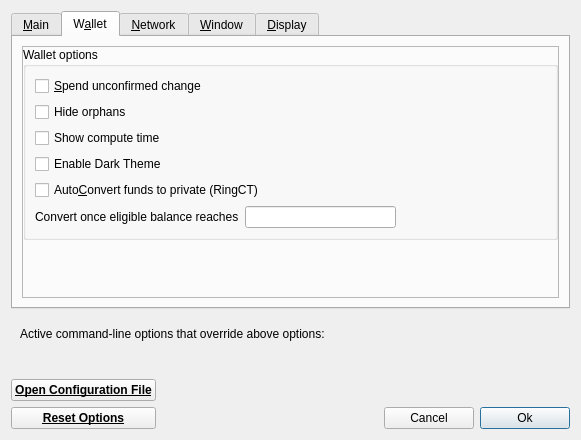
<?xml version="1.0" encoding="UTF-8"?>
<ui version="4.0">
 <class>OptionsDialog</class>
 <widget class="QDialog" name="OptionsDialog">
  <property name="geometry">
   <rect>
    <x>0</x>
    <y>0</y>
    <width>581</width>
    <height>440</height>
   </rect>
  </property>
  <property name="minimumSize">
   <size>
    <width>0</width>
    <height>0</height>
   </size>
  </property>
  <property name="windowTitle">
   <string>Options</string>
  </property>
  <property name="modal">
   <bool>true</bool>
  </property>
  <layout class="QVBoxLayout" name="verticalLayout">
   <item>
    <widget class="QTabWidget" name="tabWidget">
     <property name="currentIndex">
      <number>1</number>
     </property>
     <widget class="QWidget" name="tabMain">
      <attribute name="title">
       <string>&amp;Main</string>
      </attribute>
      <layout class="QVBoxLayout" name="verticalLayout_Main">
       <item>
        <widget class="QFrame" name="frame_2">
         <property name="minimumSize">
          <size>
           <width>0</width>
           <height>0</height>
          </size>
         </property>
         <property name="frameShape">
          <enum>QFrame::StyledPanel</enum>
         </property>
         <property name="frameShadow">
          <enum>QFrame::Raised</enum>
         </property>
         <layout class="QVBoxLayout" name="verticalLayout_3">
          <property name="leftMargin">
           <number>0</number>
          </property>
          <property name="topMargin">
           <number>0</number>
          </property>
          <property name="rightMargin">
           <number>0</number>
          </property>
          <property name="bottomMargin">
           <number>0</number>
          </property>
          <item>
           <widget class="QCheckBox" name="bitcoinAtStartup">
            <property name="toolTip">
             <string>Automatically start %1 after logging in to the system.</string>
            </property>
            <property name="text">
             <string>&amp;Start %1 on system login</string>
            </property>
           </widget>
          </item>
          <item>
           <spacer name="horizontalSpacer_0_Main">
            <property name="orientation">
             <enum>Qt::Horizontal</enum>
            </property>
            <property name="sizeHint" stdset="0">
             <size>
              <width>40</width>
              <height>5</height>
             </size>
            </property>
           </spacer>
          </item>
          <item>
           <layout class="QHBoxLayout" name="horizontalLayout_Main_Prune">
            <item>
             <widget class="QCheckBox" name="prune">
              <property name="toolTip">
               <string>Disables some advanced features but all blocks will still be fully validated. Reverting this setting requires re-downloading the entire blockchain. Actual disk usage may be somewhat higher.</string>
              </property>
              <property name="text">
               <string>Prune &amp;block storage to</string>
              </property>
             </widget>
            </item>
            <item alignment="Qt::AlignHCenter">
             <widget class="QSpinBox" name="pruneSize">
              <property name="alignment">
               <set>Qt::AlignCenter</set>
              </property>
             </widget>
            </item>
            <item>
             <widget class="QLabel" name="pruneSizeUnitLabel">
              <property name="text">
               <string>GB</string>
              </property>
              <property name="textFormat">
               <enum>Qt::PlainText</enum>
              </property>
             </widget>
            </item>
            <item>
             <spacer name="horizontalSpacer_Main_Prune">
              <property name="orientation">
               <enum>Qt::Horizontal</enum>
              </property>
              <property name="sizeHint" stdset="0">
               <size>
                <width>40</width>
                <height>20</height>
               </size>
              </property>
             </spacer>
            </item>
           </layout>
          </item>
          <item>
           <widget class="QLabel" name="pruneWarning">
            <property name="text">
             <string>Reverting this setting requires re-downloading the entire blockchain.</string>
            </property>
            <property name="textFormat">
             <enum>Qt::PlainText</enum>
            </property>
           </widget>
          </item>
          <item>
           <layout class="QHBoxLayout" name="horizontalLayout_2_Main">
            <item>
             <widget class="QLabel" name="databaseCacheLabel">
              <property name="text">
               <string>Size of &amp;database cache</string>
              </property>
              <property name="textFormat">
               <enum>Qt::PlainText</enum>
              </property>
              <property name="buddy">
               <cstring>databaseCache</cstring>
              </property>
             </widget>
            </item>
            <item alignment="Qt::AlignHCenter">
             <widget class="QSpinBox" name="databaseCache">
              <property name="alignment">
               <set>Qt::AlignCenter</set>
              </property>
             </widget>
            </item>
            <item>
             <widget class="QLabel" name="databaseCacheUnitLabel">
              <property name="text">
               <string>MB</string>
              </property>
              <property name="textFormat">
               <enum>Qt::PlainText</enum>
              </property>
             </widget>
            </item>
            <item>
             <spacer name="horizontalSpacer_2_Main">
              <property name="orientation">
               <enum>Qt::Horizontal</enum>
              </property>
              <property name="sizeHint" stdset="0">
               <size>
                <width>40</width>
                <height>20</height>
               </size>
              </property>
             </spacer>
            </item>
           </layout>
          </item>
          <item>
           <layout class="QHBoxLayout" name="horizontalLayout_Main_VerifyLabel">
            <item>
             <widget class="QLabel" name="threadsScriptVerifLabel">
              <property name="text">
               <string>Number of script &amp;verification threads</string>
              </property>
              <property name="textFormat">
               <enum>Qt::PlainText</enum>
              </property>
              <property name="buddy">
               <cstring>threadsScriptVerif</cstring>
              </property>
             </widget>
            </item>
            <item alignment="Qt::AlignHCenter">
             <widget class="QSpinBox" name="threadsScriptVerif">
              <property name="toolTip">
               <string>(0 = auto, &lt;0 = leave that many cores free)</string>
              </property>
              <property name="alignment">
               <set>Qt::AlignCenter</set>
              </property>
             </widget>
            </item>
            <item>
             <spacer name="horizontalSpacer_Main_Threads">
              <property name="orientation">
               <enum>Qt::Horizontal</enum>
              </property>
              <property name="sizeHint" stdset="0">
               <size>
                <width>40</width>
                <height>20</height>
               </size>
              </property>
             </spacer>
            </item>
           </layout>
          </item>
         </layout>
        </widget>
       </item>
      </layout>
     </widget>
     <widget class="QWidget" name="tabWallet">
      <attribute name="title">
       <string>W&amp;allet</string>
      </attribute>
      <layout class="QVBoxLayout" name="verticalLayout_Wallet">
       <item>
        <widget class="QFrame" name="frame_3">
         <property name="minimumSize">
          <size>
           <width>0</width>
           <height>100</height>
          </size>
         </property>
         <property name="frameShape">
          <enum>QFrame::StyledPanel</enum>
         </property>
         <property name="frameShadow">
          <enum>QFrame::Raised</enum>
         </property>
         <layout class="QVBoxLayout" name="verticalLayout_5">
          <property name="leftMargin">
           <number>0</number>
          </property>
          <property name="topMargin">
           <number>0</number>
          </property>
          <property name="rightMargin">
           <number>0</number>
          </property>
          <property name="bottomMargin">
           <number>0</number>
          </property>
          <item>
           <widget class="QGroupBox" name="groupBox">
            <property name="title">
             <string>Wallet options</string>
            </property>
            <layout class="QVBoxLayout" name="verticalLayout_2">
             <item>
              <widget class="QCheckBox" name="spendZeroConfChange">
               <property name="toolTip">
                <string>If you disable the spending of unconfirmed change, the change from a transaction cannot be used until that transaction has at least one confirmation. This also affects how your balance is computed.</string>
               </property>
               <property name="text">
                <string>&amp;Spend unconfirmed change</string>
               </property>
              </widget>
             </item>
             <item>
              <widget class="QCheckBox" name="hideOrphans">
               <property name="text">
                <string>Hide orphans</string>
               </property>
              </widget>
             </item>
             <item>
              <widget class="QCheckBox" name="showComputeTime">
               <property name="text">
                <string>Show compute time</string>
               </property>
              </widget>
             </item>
             <item>
              <widget class="QCheckBox" name="applyDarkMode">
               <property name="text">
                <string>Enable Dark Theme</string>
               </property>
              </widget>
             </item>
             <item>
              <widget class="QCheckBox" name="autoConvertRingCT">
               <property name="toolTip">
                <string>Automatically convert confirmed basecoin and CT balances to private RingCT in the background. Each conversion is a normal transaction that pays the standard fee and needs the wallet unlocked. Takes effect after a restart.</string>
               </property>
               <property name="text">
                <string>Auto&amp;Convert funds to private (RingCT)</string>
               </property>
              </widget>
             </item>
             <item>
              <layout class="QHBoxLayout" name="horizontalLayout_AutoConvertThreshold">
               <item>
                <widget class="QLabel" name="autoConvertThresholdLabel">
                 <property name="toolTip">
                  <string>Wait until this much eligible balance has accumulated before creating an automatic conversion, so small amounts are not converted one at a time.</string>
                 </property>
                 <property name="text">
                  <string>Convert once eligible balance reaches</string>
                 </property>
                </widget>
               </item>
               <item>
                <widget class="BitcoinAmountField" name="autoConvertThreshold"/>
               </item>
               <item>
                <spacer name="horizontalSpacer_AutoConvertThreshold">
                 <property name="orientation">
                  <enum>Qt::Horizontal</enum>
                 </property>
                 <property name="sizeHint" stdset="0">
                  <size>
                   <width>40</width>
                   <height>20</height>
                  </size>
                 </property>
                </spacer>
               </item>
              </layout>
             </item>
            </layout>
           </widget>
          </item>
          <item>
           <spacer name="verticalSpacer_Wallet">
            <property name="orientation">
             <enum>Qt::Vertical</enum>
            </property>
            <property name="sizeHint" stdset="0">
             <size>
              <width>20</width>
              <height>125</height>
             </size>
            </property>
           </spacer>
          </item>
         </layout>
        </widget>
       </item>
      </layout>
     </widget>
     <widget class="QWidget" name="tabNetwork">
      <attribute name="title">
       <string>&amp;Network</string>
      </attribute>
      <layout class="QVBoxLayout" name="verticalLayout_Network">
       <item>
        <widget class="QFrame" name="frame_5">
         <property name="minimumSize">
          <size>
           <width>0</width>
           <height>0</height>
          </size>
         </property>
         <property name="frameShape">
          <enum>QFrame::StyledPanel</enum>
         </property>
         <property name="frameShadow">
          <enum>QFrame::Raised</enum>
         </property>
         <layout class="QVBoxLayout" name="verticalLayout_7">
          <property name="leftMargin">
           <number>0</number>
          </property>
          <property name="topMargin">
           <number>0</number>
          </property>
          <property name="rightMargin">
           <number>0</number>
          </property>
          <property name="bottomMargin">
           <number>0</number>
          </property>
          <item>
           <widget class="QFrame" name="frame_4">
            <property name="minimumSize">
             <size>
              <width>0</width>
              <height>0</height>
             </size>
            </property>
            <property name="frameShape">
             <enum>QFrame::StyledPanel</enum>
            </property>
            <property name="frameShadow">
             <enum>QFrame::Raised</enum>
            </property>
            <layout class="QVBoxLayout" name="verticalLayout_6">
             <property name="leftMargin">
              <number>0</number>
             </property>
             <property name="topMargin">
              <number>0</number>
             </property>
             <property name="rightMargin">
              <number>0</number>
             </property>
             <property name="bottomMargin">
              <number>0</number>
             </property>
             <item>
              <widget class="QCheckBox" name="mapPortUpnp">
               <property name="toolTip">
                <string>Automatically open the Veil client port on the router. This only works when your router supports UPnP and it is enabled.</string>
               </property>
               <property name="text">
                <string>Map port using &amp;UPnP</string>
               </property>
              </widget>
             </item>
             <item>
              <widget class="QCheckBox" name="allowIncoming">
               <property name="toolTip">
                <string>Accept connections from outside.</string>
               </property>
               <property name="text">
                <string>Allow incomin&amp;g connections</string>
               </property>
              </widget>
             </item>
             <item>
              <widget class="QCheckBox" name="connectSocks">
               <property name="toolTip">
                <string>Connect to the Veil network through a SOCKS5 proxy.</string>
               </property>
               <property name="text">
                <string>&amp;Connect through SOCKS5 proxy (default proxy):</string>
               </property>
              </widget>
             </item>
             <item>
              <layout class="QHBoxLayout" name="horizontalLayout_1_Network">
               <item>
                <widget class="QLabel" name="proxyIpLabel">
                 <property name="text">
                  <string>Proxy &amp;IP:</string>
                 </property>
                 <property name="textFormat">
                  <enum>Qt::PlainText</enum>
                 </property>
                 <property name="buddy">
                  <cstring>proxyIp</cstring>
                 </property>
                </widget>
               </item>
               <item>
                <widget class="QValidatedLineEdit" name="proxyIp">
                 <property name="minimumSize">
                  <size>
                   <width>140</width>
                   <height>0</height>
                  </size>
                 </property>
                 <property name="maximumSize">
                  <size>
                   <width>140</width>
                   <height>16777215</height>
                  </size>
                 </property>
                 <property name="toolTip">
                  <string>IP address of the proxy (e.g. IPv4: 127.0.0.1 / IPv6: ::1)</string>
                 </property>
                </widget>
               </item>
               <item>
                <widget class="QLabel" name="proxyPortLabel">
                 <property name="text">
                  <string>&amp;Port:</string>
                 </property>
                 <property name="textFormat">
                  <enum>Qt::PlainText</enum>
                 </property>
                 <property name="buddy">
                  <cstring>proxyPort</cstring>
                 </property>
                </widget>
               </item>
               <item>
                <widget class="QLineEdit" name="proxyPort">
                 <property name="minimumSize">
                  <size>
                   <width>55</width>
                   <height>0</height>
                  </size>
                 </property>
                 <property name="maximumSize">
                  <size>
                   <width>55</width>
                   <height>16777215</height>
                  </size>
                 </property>
                 <property name="toolTip">
                  <string>Port of the proxy (e.g. 9050)</string>
                 </property>
                </widget>
               </item>
               <item>
                <spacer name="horizontalSpacer_1_Network">
                 <property name="orientation">
                  <enum>Qt::Horizontal</enum>
                 </property>
                 <property name="sizeHint" stdset="0">
                  <size>
                   <width>40</width>
                   <height>20</height>
                  </size>
                 </property>
                </spacer>
               </item>
              </layout>
             </item>
             <item>
              <layout class="QHBoxLayout" name="horizontalLayout_2_Network">
               <item>
                <widget class="QLabel" name="proxyActiveNets">
                 <property name="text">
                  <string>Used for reaching peers via:</string>
                 </property>
                 <property name="textFormat">
                  <enum>Qt::PlainText</enum>
                 </property>
                </widget>
               </item>
               <item>
                <widget class="QCheckBox" name="proxyReachIPv4">
                 <property name="enabled">
                  <bool>false</bool>
                 </property>
                 <property name="toolTip">
                  <string>Shows if the supplied default SOCKS5 proxy is used to reach peers via this network type.</string>
                 </property>
                 <property name="text">
                  <string/>
                 </property>
                </widget>
               </item>
               <item>
                <widget class="QLabel" name="proxyReachIPv4Label">
                 <property name="text">
                  <string>IPv4</string>
                 </property>
                 <property name="textFormat">
                  <enum>Qt::PlainText</enum>
                 </property>
                </widget>
               </item>
               <item>
                <widget class="QCheckBox" name="proxyReachIPv6">
                 <property name="enabled">
                  <bool>false</bool>
                 </property>
                 <property name="toolTip">
                  <string>Shows if the supplied default SOCKS5 proxy is used to reach peers via this network type.</string>
                 </property>
                 <property name="text">
                  <string/>
                 </property>
                </widget>
               </item>
               <item>
                <widget class="QLabel" name="proxyReachIPv6Label">
                 <property name="text">
                  <string>IPv6</string>
                 </property>
                 <property name="textFormat">
                  <enum>Qt::PlainText</enum>
                 </property>
                </widget>
               </item>
               <item>
                <widget class="QCheckBox" name="proxyReachTor">
                 <property name="enabled">
                  <bool>false</bool>
                 </property>
                 <property name="toolTip">
                  <string>Shows if the supplied default SOCKS5 proxy is used to reach peers via this network type.</string>
                 </property>
                 <property name="text">
                  <string/>
                 </property>
                </widget>
               </item>
               <item>
                <widget class="QLabel" name="proxyReachTorLabel">
                 <property name="text">
                  <string>Tor</string>
                 </property>
                 <property name="textFormat">
                  <enum>Qt::PlainText</enum>
                 </property>
                </widget>
               </item>
               <item>
                <spacer name="horizontalSpacer_2_Network">
                 <property name="orientation">
                  <enum>Qt::Horizontal</enum>
                 </property>
                 <property name="sizeHint" stdset="0">
                  <size>
                   <width>40</width>
                   <height>20</height>
                  </size>
                 </property>
                </spacer>
               </item>
              </layout>
             </item>
             <item>
              <widget class="QCheckBox" name="connectSocksTor">
               <property name="toolTip">
                <string>Connect to the Veil network through a separate SOCKS5 proxy for Tor hidden services.</string>
               </property>
               <property name="text">
                <string>Use separate SOCKS&amp;5 proxy to reach peers via Tor hidden services:</string>
               </property>
              </widget>
             </item>
             <item>
              <layout class="QHBoxLayout" name="horizontalLayout_3_Network">
               <item>
                <widget class="QLabel" name="proxyIpTorLabel">
                 <property name="text">
                  <string>Proxy &amp;IP:</string>
                 </property>
                 <property name="textFormat">
                  <enum>Qt::PlainText</enum>
                 </property>
                 <property name="buddy">
                  <cstring>proxyIpTor</cstring>
                 </property>
                </widget>
               </item>
               <item>
                <widget class="QValidatedLineEdit" name="proxyIpTor">
                 <property name="minimumSize">
                  <size>
                   <width>140</width>
                   <height>0</height>
                  </size>
                 </property>
                 <property name="maximumSize">
                  <size>
                   <width>140</width>
                   <height>16777215</height>
                  </size>
                 </property>
                 <property name="toolTip">
                  <string>IP address of the proxy (e.g. IPv4: 127.0.0.1 / IPv6: ::1)</string>
                 </property>
                </widget>
               </item>
               <item>
                <widget class="QLabel" name="proxyPortTorLabel">
                 <property name="text">
                  <string>&amp;Port:</string>
                 </property>
                 <property name="textFormat">
                  <enum>Qt::PlainText</enum>
                 </property>
                 <property name="buddy">
                  <cstring>proxyPortTor</cstring>
                 </property>
                </widget>
               </item>
               <item>
                <widget class="QLineEdit" name="proxyPortTor">
                 <property name="minimumSize">
                  <size>
                   <width>55</width>
                   <height>0</height>
                  </size>
                 </property>
                 <property name="maximumSize">
                  <size>
                   <width>55</width>
                   <height>16777215</height>
                  </size>
                 </property>
                 <property name="toolTip">
                  <string>Port of the proxy (e.g. 9050)</string>
                 </property>
                </widget>
               </item>
               <item>
                <spacer name="horizontalSpacer_4_Network">
                 <property name="orientation">
                  <enum>Qt::Horizontal</enum>
                 </property>
                 <property name="sizeHint" stdset="0">
                  <size>
                   <width>40</width>
                   <height>20</height>
                  </size>
                 </property>
                </spacer>
               </item>
              </layout>
             </item>
             <item>
              <spacer name="verticalSpacer_Network">
               <property name="orientation">
                <enum>Qt::Vertical</enum>
               </property>
               <property name="sizeHint" stdset="0">
                <size>
                 <width>20</width>
                 <height>1</height>
                </size>
               </property>
              </spacer>
             </item>
            </layout>
           </widget>
          </item>
         </layout>
        </widget>
       </item>
      </layout>
     </widget>
     <widget class="QWidget" name="tabWindow">
      <attribute name="title">
       <string>&amp;Window</string>
      </attribute>
      <layout class="QVBoxLayout" name="verticalLayout_Window">
       <item>
        <widget class="QFrame" name="frame_6">
         <property name="minimumSize">
          <size>
           <width>0</width>
           <height>100</height>
          </size>
         </property>
         <property name="frameShape">
          <enum>QFrame::StyledPanel</enum>
         </property>
         <property name="frameShadow">
          <enum>QFrame::Raised</enum>
         </property>
         <layout class="QVBoxLayout" name="verticalLayout_77">
          <property name="leftMargin">
           <number>0</number>
          </property>
          <property name="topMargin">
           <number>0</number>
          </property>
          <property name="rightMargin">
           <number>0</number>
          </property>
          <property name="bottomMargin">
           <number>0</number>
          </property>
          <item>
            <widget class="QFrame" name="frame_9">
              <property name="minimumSize">
                <size>
                  <width>0</width>
                  <height>0</height>
                </size>
              </property>
              <property name="frameShape">
                <enum>QFrame::StyledPanel</enum>
              </property>
              <property name="frameShadow">
                <enum>QFrame::Raised</enum>
              </property>
              <layout class="QVBoxLayout" name="verticalLayout_10">
                <property name="leftMargin">
                  <number>0</number>
                </property>
                <property name="topMargin">
                  <number>0</number>
                </property>
                <property name="rightMargin">
                  <number>0</number>
                </property>
                <property name="bottomMargin">
                  <number>0</number>
                </property>
                <item>
                 <widget class="QCheckBox" name="minimizeToTray">
                  <property name="toolTip">
                   <string>Show only a tray icon after minimizing the window.</string>
                  </property>
                  <property name="text">
                   <string>&amp;Minimize to the tray instead of the taskbar</string>
                  </property>
                 </widget>
                </item>
                <item>
                 <widget class="QCheckBox" name="hideTrayIcon">
                  <property name="toolTip">
                   <string>Hide the icon from the system tray.</string>
                  </property>
                  <property name="text">
                   <string>&amp;Hide tray icon</string>
                  </property>
                 </widget>
                </item>
                <item>
                 <widget class="QCheckBox" name="minimizeOnClose">
                  <property name="toolTip">
                   <string>Minimize instead of exit the application when the window is closed. When this option is enabled, the application will be closed only after selecting Exit in the menu.</string>
                  </property>
                  <property name="text">
                   <string>M&amp;inimize on close</string>
                  </property>
                 </widget>
                </item>
                <item>
                 <spacer name="verticalSpacer_2">
                  <property name="orientation">
                   <enum>Qt::Vertical</enum>
                  </property>
                  <property name="sizeHint" stdset="0">
                   <size>
                    <width>20</width>
                    <height>40</height>
                   </size>
                  </property>
                 </spacer>
                </item>
              </layout>
            </widget>
           </item>
         </layout>
        </widget>
       </item>
      </layout>
     </widget>
     <widget class="QWidget" name="tabDisplay">
      <attribute name="title">
       <string>&amp;Display</string>
      </attribute>
      <layout class="QVBoxLayout" name="verticalLayout_Display">
       <item>
        <widget class="QFrame" name="frame_8">
         <property name="frameShape">
          <enum>QFrame::StyledPanel</enum>
         </property>
         <property name="frameShadow">
          <enum>QFrame::Raised</enum>
         </property>
         <layout class="QVBoxLayout" name="verticalLayout_9">
          <property name="leftMargin">
           <number>0</number>
          </property>
          <property name="topMargin">
           <number>0</number>
          </property>
          <property name="rightMargin">
           <number>0</number>
          </property>
          <property name="bottomMargin">
           <number>0</number>
          </property>
          <item>
           <widget class="QFrame" name="frame_7">
            <property name="minimumSize">
             <size>
              <width>0</width>
              <height>100</height>
             </size>
            </property>
            <property name="frameShape">
             <enum>QFrame::StyledPanel</enum>
            </property>
            <property name="frameShadow">
             <enum>QFrame::Raised</enum>
            </property>
            <layout class="QVBoxLayout" name="verticalLayout_8">
             <property name="leftMargin">
              <number>0</number>
             </property>
             <property name="topMargin">
              <number>0</number>
             </property>
             <property name="rightMargin">
              <number>0</number>
             </property>
             <property name="bottomMargin">
              <number>0</number>
             </property>
             <item>
              <layout class="QHBoxLayout" name="horizontalLayout_1_Display">
               <item>
                <widget class="QLabel" name="langLabel">
                 <property name="text">
                  <string>User Interface &amp;language:</string>
                 </property>
                 <property name="textFormat">
                  <enum>Qt::PlainText</enum>
                 </property>
                 <property name="buddy">
                  <cstring>lang</cstring>
                 </property>
                </widget>
               </item>
               <item>
                <widget class="QValueComboBox" name="lang">
                 <property name="toolTip">
                  <string>The user interface language can be set here. This setting will take effect after restarting %1.</string>
                 </property>
                </widget>
               </item>
              </layout>
             </item>
             <item>
              <layout class="QHBoxLayout" name="horizontalLayout_2_Display">
               <item>
                <widget class="QLabel" name="unitLabel">
                 <property name="text">
                  <string>&amp;Unit to show amounts in:</string>
                 </property>
                 <property name="textFormat">
                  <enum>Qt::PlainText</enum>
                 </property>
                 <property name="buddy">
                  <cstring>unit</cstring>
                 </property>
                </widget>
               </item>
               <item>
                <widget class="QValueComboBox" name="unit">
                 <property name="toolTip">
                  <string>Choose the default subdivision unit to show in the interface and when sending coins.</string>
                 </property>
                </widget>
               </item>
              </layout>
             </item>
             <item>
              <layout class="QHBoxLayout" name="horizontalLayout_3_Display">
               <item>
                <widget class="QLabel" name="thirdPartyTxUrlsLabel">
                 <property name="toolTip">
                  <string>Third party URLs (e.g. a block explorer) that appear in the transactions tab as context menu items. %s in the URL is replaced by transaction hash. Multiple URLs are separated by vertical bar |.</string>
                 </property>
                 <property name="text">
                  <string>&amp;Third party transaction URLs</string>
                 </property>
                 <property name="buddy">
                  <cstring>thirdPartyTxUrls</cstring>
                 </property>
                </widget>
               </item>
               <item>
                <widget class="QLineEdit" name="thirdPartyTxUrls">
                 <property name="toolTip">
                  <string>Third party URLs (e.g. a block explorer) that appear in the transactions tab as context menu items. %s in the URL is replaced by transaction hash. Multiple URLs are separated by vertical bar |.</string>
                 </property>
                </widget>
               </item>
              </layout>
             </item>
             <item>
              <spacer name="verticalSpacer_Display">
               <property name="orientation">
                <enum>Qt::Vertical</enum>
               </property>
               <property name="sizeHint" stdset="0">
                <size>
                 <width>20</width>
                 <height>115</height>
                </size>
               </property>
              </spacer>
             </item>
            </layout>
           </widget>
          </item>
         </layout>
        </widget>
       </item>
      </layout>
     </widget>
    </widget>
   </item>
   <item>
    <widget class="QFrame" name="frame">
     <layout class="QVBoxLayout" name="verticalLayout_Bottom">
      <item>
       <layout class="QHBoxLayout" name="horizontalLayout_Bottom">
        <item>
         <widget class="QLabel" name="overriddenByCommandLineInfoLabel">
          <property name="text">
           <string>Active command-line options that override above options:</string>
          </property>
          <property name="textFormat">
           <enum>Qt::PlainText</enum>
          </property>
         </widget>
        </item>
        <item>
         <spacer name="horizontalSpacer_Bottom">
          <property name="orientation">
           <enum>Qt::Horizontal</enum>
          </property>
          <property name="sizeHint" stdset="0">
           <size>
            <width>40</width>
            <height>20</height>
           </size>
          </property>
         </spacer>
        </item>
       </layout>
      </item>
      <item>
       <widget class="QLabel" name="overriddenByCommandLineLabel">
        <property name="text">
         <string/>
        </property>
        <property name="textFormat">
         <enum>Qt::PlainText</enum>
        </property>
        <property name="wordWrap">
         <bool>true</bool>
        </property>
       </widget>
      </item>
     </layout>
    </widget>
   </item>
   <item>
    <layout class="QHBoxLayout" name="horizontalLayout_Buttons">
     <item>
      <layout class="QVBoxLayout" name="verticalLayout_Buttons">
       <item>
        <widget class="QPushButton" name="openBitcoinConfButton">
         <property name="font">
          <font>
           <weight>75</weight>
           <bold>true</bold>
           <underline>true</underline>
          </font>
         </property>
         <property name="cursor">
          <cursorShape>PointingHandCursor</cursorShape>
         </property>
         <property name="toolTip">
          <string>Open the %1 configuration file from the working directory.</string>
         </property>
         <property name="text">
          <string>Open Configuration File</string>
         </property>
         <property name="icon">
          <iconset resource="../veil.qrc">
           <normaloff>:/icons/open</normaloff>:/icons/open</iconset>
         </property>
         <property name="autoDefault">
          <bool>false</bool>
         </property>
        </widget>
       </item>
       <item>
        <widget class="QPushButton" name="resetButton">
         <property name="font">
          <font>
           <weight>75</weight>
           <bold>true</bold>
           <underline>true</underline>
          </font>
         </property>
         <property name="cursor">
          <cursorShape>PointingHandCursor</cursorShape>
         </property>
         <property name="toolTip">
          <string>Reset all client options to default.</string>
         </property>
         <property name="text">
          <string>&amp;Reset Options</string>
         </property>
         <property name="icon">
          <iconset resource="../veil.qrc">
           <normaloff>:/icons/ic-reset-options</normaloff>:/icons/ic-reset-options</iconset>
         </property>
         <property name="autoDefault">
          <bool>false</bool>
         </property>
        </widget>
       </item>
      </layout>
     </item>
     <item>
      <spacer name="horizontalSpacer_1">
       <property name="orientation">
        <enum>Qt::Horizontal</enum>
       </property>
       <property name="sizeHint" stdset="0">
        <size>
         <width>40</width>
         <height>48</height>
        </size>
       </property>
      </spacer>
     </item>
     <item>
      <widget class="QLabel" name="statusLabel">
       <property name="minimumSize">
        <size>
         <width>200</width>
         <height>0</height>
        </size>
       </property>
       <property name="font">
        <font>
         <weight>75</weight>
         <bold>true</bold>
        </font>
       </property>
       <property name="text">
        <string/>
       </property>
       <property name="textFormat">
        <enum>Qt::PlainText</enum>
       </property>
       <property name="wordWrap">
        <bool>true</bool>
       </property>
      </widget>
     </item>
     <item>
      <spacer name="horizontalSpacer_2">
       <property name="orientation">
        <enum>Qt::Horizontal</enum>
       </property>
       <property name="sizeHint" stdset="0">
        <size>
         <width>40</width>
         <height>48</height>
        </size>
       </property>
      </spacer>
     </item>
     <item>
      <layout class="QVBoxLayout" name="verticalLayout_4">
       <item>
        <spacer name="verticalSpacer">
         <property name="orientation">
          <enum>Qt::Vertical</enum>
         </property>
         <property name="sizeHint" stdset="0">
          <size>
           <width>20</width>
           <height>40</height>
          </size>
         </property>
        </spacer>
       </item>
       <item>
        <layout class="QHBoxLayout" name="horizontalLayout">
         <item>
          <widget class="QPushButton" name="cancelButton">
           <property name="minimumSize">
            <size>
             <width>90</width>
             <height>0</height>
            </size>
           </property>
           <property name="text">
            <string>Cancel</string>
           </property>
           <property name="autoDefault">
            <bool>false</bool>
           </property>
          </widget>
         </item>
         <item>
          <widget class="QPushButton" name="okButton">
           <property name="minimumSize">
            <size>
             <width>90</width>
             <height>0</height>
            </size>
           </property>
           <property name="text">
            <string>Ok</string>
           </property>
           <property name="autoDefault">
            <bool>false</bool>
           </property>
           <property name="default">
            <bool>true</bool>
           </property>
          </widget>
         </item>
        </layout>
       </item>
      </layout>
     </item>
    </layout>
   </item>
  </layout>
 </widget>
 <customwidgets>
  <customwidget>
   <class>QValidatedLineEdit</class>
   <extends>QLineEdit</extends>
   <header>qt/qvalidatedlineedit.h</header>
  </customwidget>
  <customwidget>
   <class>QValueComboBox</class>
   <extends>QComboBox</extends>
   <header>qt/qvaluecombobox.h</header>
  </customwidget>
  <customwidget>
   <class>BitcoinAmountField</class>
   <extends>QLineEdit</extends>
   <header>qt/bitcoinamountfield.h</header>
   <container>1</container>
  </customwidget>
 </customwidgets>
 <resources>
  <include location="../veil.qrc"/>
 </resources>
 <connections/>
</ui>
